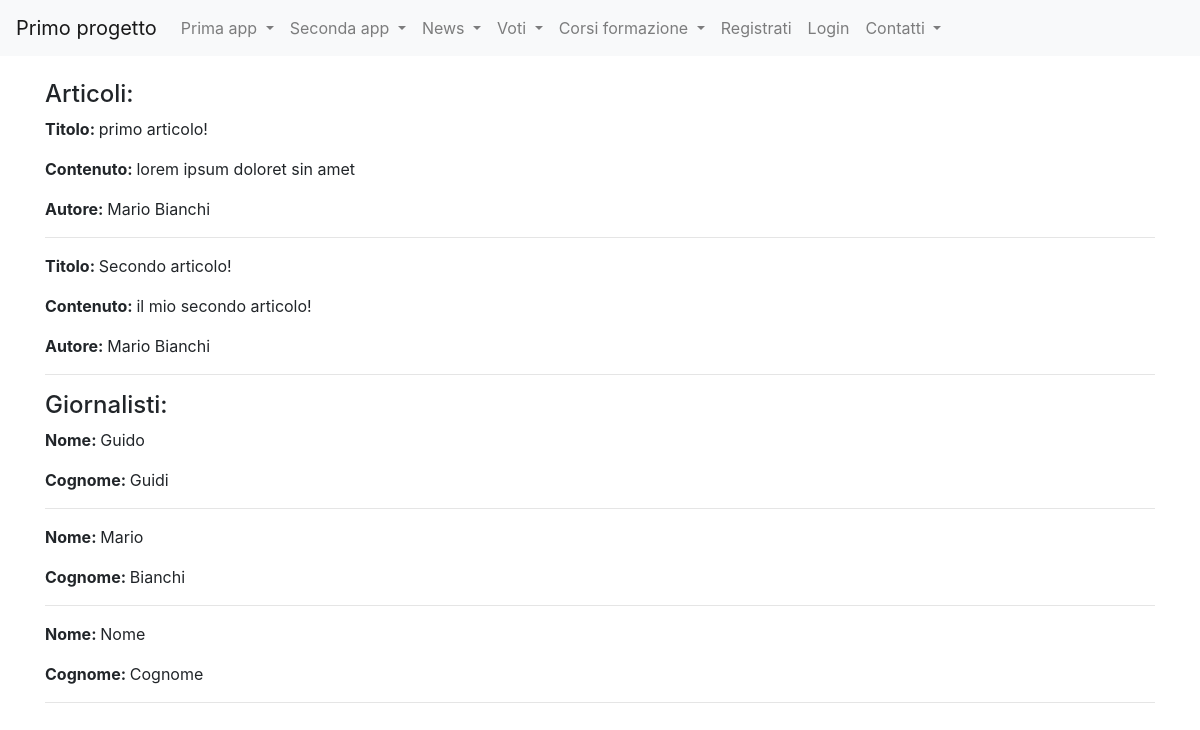
The page /news/ on the database as committed earlier.
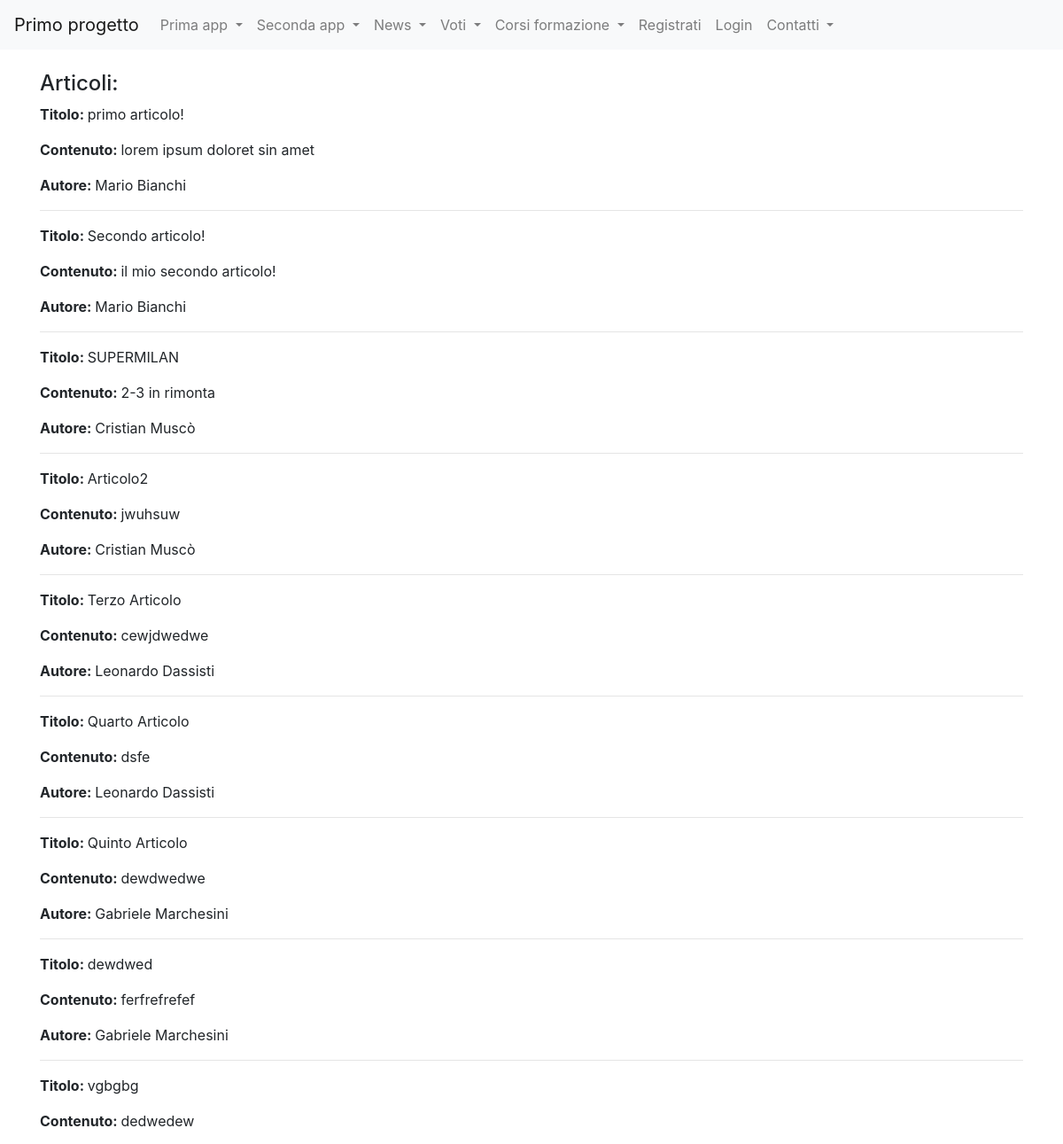
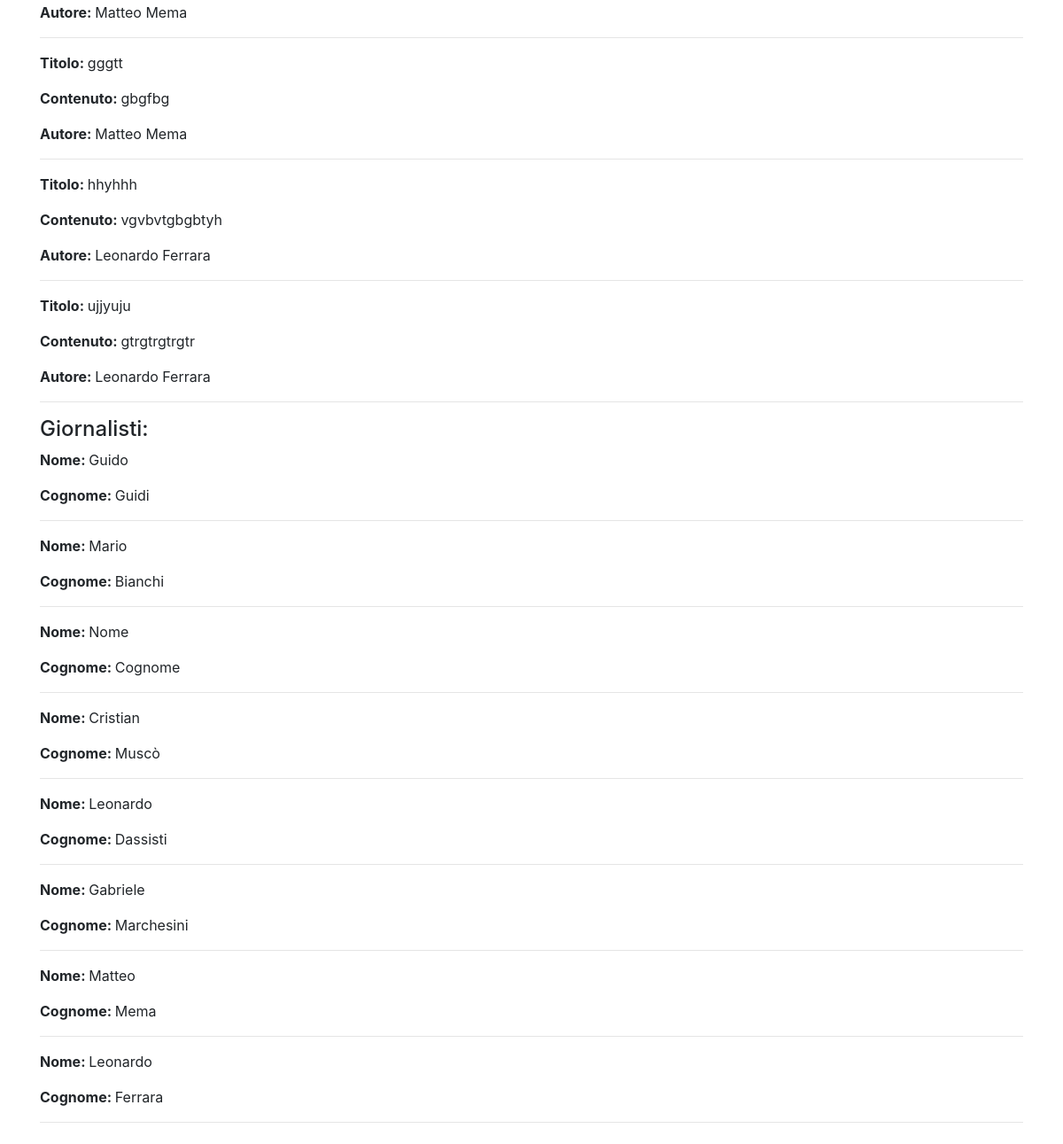
The same page on the database as committed later (2 pictures, top to bottom).
### news/models.py (models this page shows)
class Articolo(models.Model):
    titolo=models.CharField(max_length=100)
    contenuto=models.TextField()
    giornalista=models.ForeignKey(Giornalista, on_delete=models.CASCADE,related_name="articoli")
    visualizzazioni=models.SmallIntegerField(default=0)
    dataPubblicazione=models.DateField(default=datetime.now(),blank=True)
    def __str__(self):
        return self.titolo
    class Meta:
        verbose_name = "Articolo"
        verbose_name_plural = "Articoli"

class Giornalista(models.Model):
    nome=models.CharField(max_length=20)
    cognome=models.CharField(max_length=20)
    dataNascita=models.DateField(default=datetime.now(),blank=True)
    def __str__(self):
        return self.nome + " " + self.cognome
    class Meta:
        verbose_name = "Giornalista"
        verbose_name_plural = "Giornalisti"

### news/views.py (the view)
# urls.py: path('',home,name="homeview"),
def home(request):
    articoli=Articolo.objects.all()
    giornalisti = Giornalista.objects.all()
    context = {"articoli": articoli, "giornalisti":giornalisti}
    print(context)
    return render(request,"homepage_news.html", context)

### news/templates/homepage_news.html (shortened to what this page needs)
{%extends "base.html"%}
{%block content%}
<h4>Articoli:</h4>
    {% for articolo in articoli %}
        <p><strong>Titolo: </strong>{{ articolo.titolo }}</p>
        <p><strong>Contenuto: </strong>{{ articolo.contenuto }}</p>
        <p><strong>Autore: </strong>{{ articolo.giornalista }}</p>
        <hr>
    {% endfor %}
<h4>Giornalisti:</h4>
    {% for giornalista in giornalisti %}
        <p><strong>Nome: </strong>{{ giornalista.nome }}</p>
        <p><strong>Cognome: </strong>{{ giornalista.cognome }}</p>
        <hr>
    {% endfor %}
{%endblock content%}

Rows that differ between the two databases and show on the page:
added Articolo: titolo "SUPERMILAN", contenuto "2-3 in rimonta", giornalista "Cristian Muscò"
added Articolo: titolo "Articolo2", contenuto "jwuhsuw", giornalista "Cristian Muscò"
added Articolo: titolo "Terzo Articolo", contenuto "cewjdwedwe", giornalista "Leonardo Dassisti"
added Articolo: titolo "Quarto Articolo", contenuto "dsfe", giornalista "Leonardo Dassisti"
added Articolo: titolo "Quinto Articolo", contenuto "dewdwedwe", giornalista "Gabriele Marchesini"
added Articolo: titolo "dewdwed", contenuto "ferfrefrefef", giornalista "Gabriele Marchesini"
added Articolo: titolo "vgbgbg", contenuto "dedwedew", giornalista "Matteo Mema"
added Articolo: titolo "gggtt", contenuto "gbgfbg", giornalista "Matteo Mema"
added Articolo: titolo "hhyhhh", contenuto "vgvbvtgbgbtyh", giornalista "Leonardo Ferrara"
added Articolo: titolo "ujjyuju", contenuto "gtrgtrgtrgtr", giornalista "Leonardo Ferrara"
added Giornalista: nome "Cristian", cognome "Muscò"
added Giornalista: nome "Leonardo", cognome "Dassisti"
added Giornalista: nome "Gabriele", cognome "Marchesini"
added Giornalista: nome "Matteo", cognome "Mema"
added Giornalista: nome "Leonardo", cognome "Ferrara"
